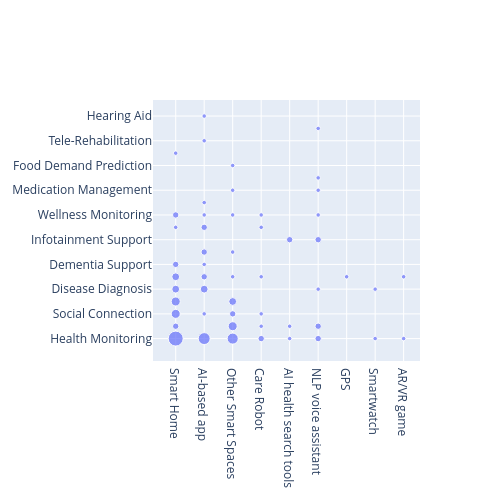

Notebook source saved alongside this figure:
### Code cell
import plotly.graph_objects as go

# Create a trace
trace = go.Scatter(
    x=df_13['13_AI _solutions'],
    y=df_13['13_AI_usage'],
    mode='markers',
    marker=dict(size=df_13['dotsize']),
    text=df_13['count'],
    hoverinfo='text'
)

# Create a layout
layout = go.Layout()

# Create a figure and add the trace
fig = go.Figure(data=[trace], layout=layout)

# Update the trace's text font size
fig.update_traces(textfont=dict(size=12))
fig.update_layout(width=500, height=500)
# Show the figure
fig.show()

### Figure 1 — Plotly figure (JSON) as saved in the notebook; plotly's stock layout.template omitted (floating-point values rounded to 4 significant figures)
{"data": [{"hoverinfo": "text", "marker": {"size": [14.97, 11.94, 11.06, 9.027, 9.027, 9.027, 7.818, 7.818, 7.818, 7.818, 6.383, 6.383, 6.383, 6.383, 6.383, 6.383, 6.383, 6.383, 6.383, 6.383, 6.383, 6.383, 4.514, 4.514, 4.514, 4.514, 4.514, 4.514, 4.514, 4.514, 4.514, 4.514, 4.514, 4.514, 4.514, 4.514, 4.514, 4.514, 4.514, 4.514, 4.514, 4.514, 4.514, 4.514, 4.514, 4.514, 4.514, 4.514, 4.514, 4.514, 4.514, 4.514]}, "mode": "markers", "text": [11, 7, 6, 4, 4, 4, 3, 3, 3, 3, 2, 2, 2, 2, 2, 2, 2, 2, 2, 2, 2, 2, 1, 1, 1, 1, 1, 1, 1, 1, 1, 1, 1, 1, 1, 1, 1, 1, 1, 1, 1, 1, 1, 1, 1, 1, 1, 1, 1, 1, 1, 1], "textfont": {"size": 12}, "type": "scatter", "x": ["Smart Home", "AI-based app", "Other Smart Spaces", "Other Smart Spaces", "Smart Home", "Smart Home", "Smart Home", "AI-based app", "Smart Home", "Other Smart Spaces", "Smart Home", "Other Smart Spaces", "Care Robot", "AI-based app", "AI health search tools", "AI-based app", "Smart Home", "NLP voice assistant", "NLP voice assistant", "NLP voice assistant", "Smart Home", "AI-based app", "Smart Home", "AI-based app", "NLP voice assistant", "NLP voice assistant", "NLP voice assistant", "Other Smart Spaces", "AI-based app", "Care Robot", "Care Robot", "Care Robot", "GPS", "AI-based app", "NLP voice assistant", "Other Smart Spaces", "AI-based app", "Smart Home", "Care Robot", "Care Robot", "AI-based app", "Smartwatch", "Smartwatch", "Other Smart Spaces", "Other Smart Spaces", "AR/VR game", "AR/VR game", "NLP voice assistant", "AI health search tools", "AI health search tools", "Other Smart Spaces", "AI-based app"], "y": ["Health Monitoring", "Health Monitoring", "Health Monitoring", "Home-Tasks Assistance", "Social Connection", "Sentiment Analysis", "Disease Diagnosis", "Disease Diagnosis", "Fitness Encouragement", "Sentiment Analysis", "Dementia Support", "Social Connection", "Health Monitoring", "Emergency Alert", "Infotainment Support", "Fall Prevention", "Wellness Monitoring", "Health Monitoring", "Home-Tasks Assistance", "Infotainment Support", "Home-Tasks Assistance", "Fitness Encouragement", "Fall Prevention", "Heart Attack Prevention", "Wellness Monitoring", "Disease Diagnosis", "Medication Management", "Emergency Alert", "Dementia Support", "Fall Prevention", "Social Connection", "Home-Tasks Assistance", "Fitness Encouragement", "Wellness Monitoring", "Voice Recognition", "Food Demand Prediction", "Social Connection", "Urban Planning Decision", "Wellness Monitoring", "Fitness Encouragement", "Tele-Rehabilitation", "Disease Diagnosis", "Health Monitoring", "Fitness Encouragement", "Medication Management", "Health Monitoring", "Fitness Encouragement", "Nlp Voice Questions Understanding", "Home-Tasks Assistance", "Health Monitoring", "Wellness Monitoring", "Hearing Aid"]}], "layout": {"height": 500, "width": 500}}
